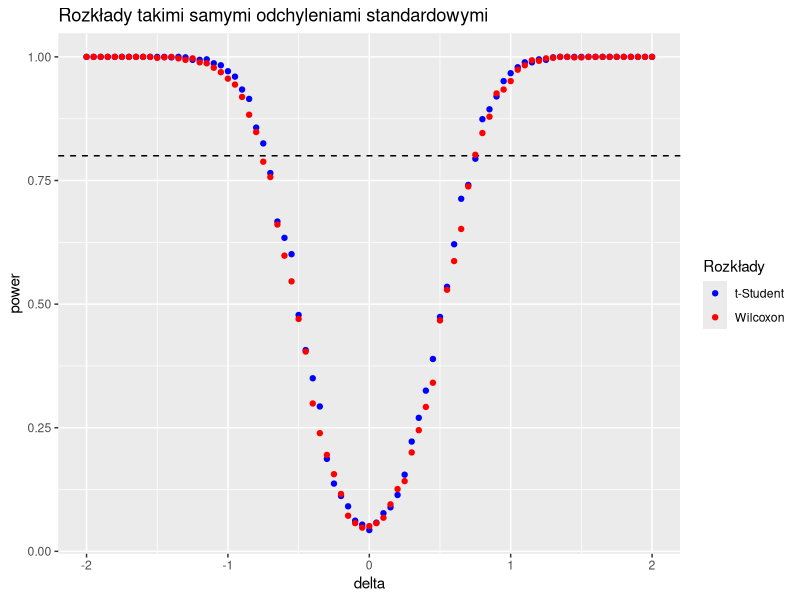
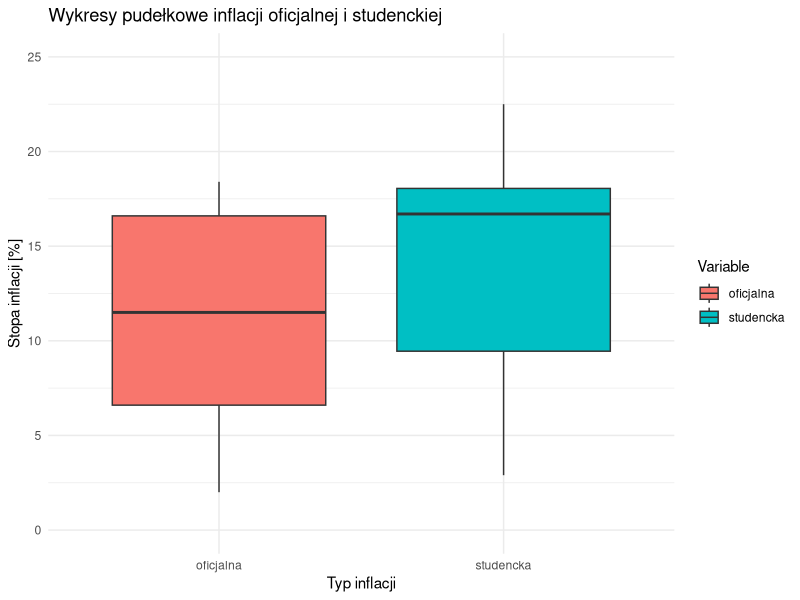
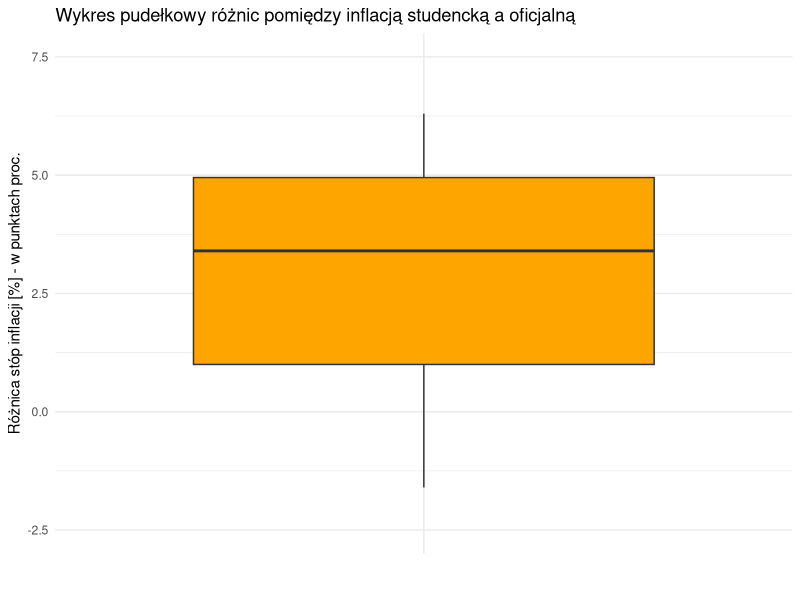
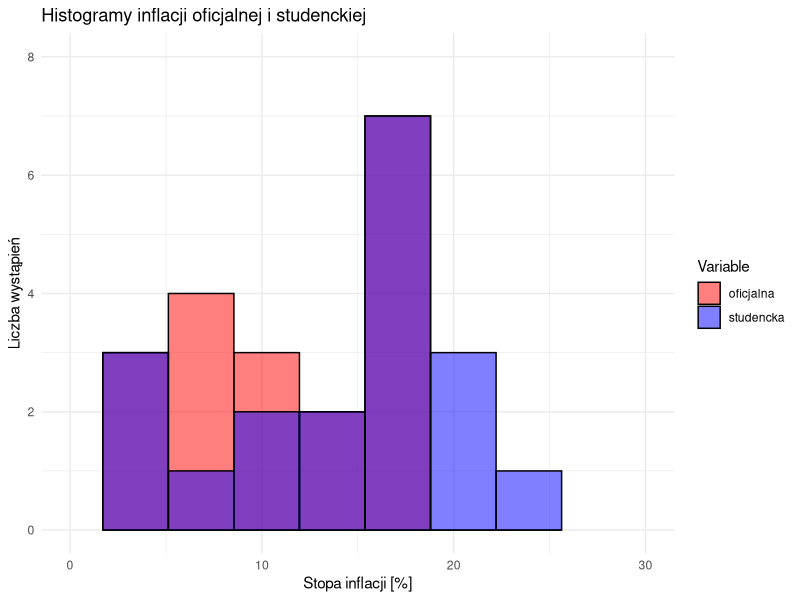
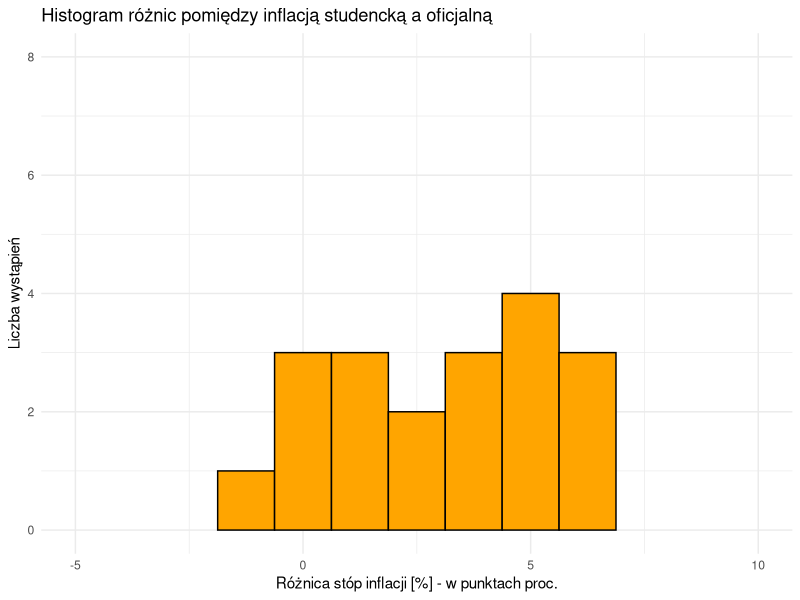
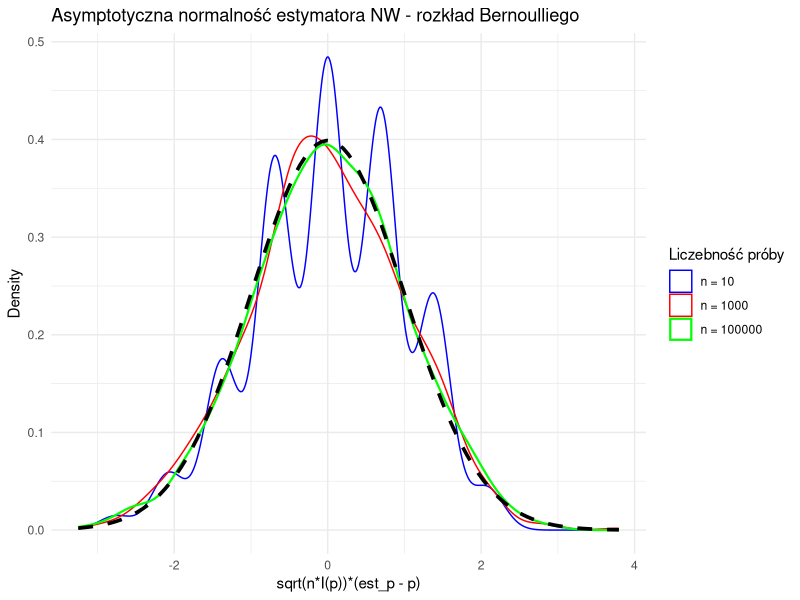

Recreate these plots in R, in order.
### Jakub Śliwa (335209), Jakub Smela (310900)
### SAD - projekt cz. 2
### 2024L


# set working directory
my_wd = "/Users/jakubsliwa/Desktop/PW/2024L/SAD/projekt_2"
setwd(my_wd)

# load packages
library(ggplot2)
library(tidyverse)
library(rstatix)


#####################
##### Zadanie 1 #####
#####################

# parametry uruchomienia programu
n = 30
deltas = seq(-2, 2, by = 0.05)
sig1 = 1
sig2 = 1
sims = 1000
powersT = list()
powersW = list()
alpha = 0.05
power_threshold = 0.8

# funkcja wykonująca symulacje i zwracająca moce testu t-Studenta dla danych delta
test_norms <- function(delta, sig1, sig2, n,sims, alpha){
  test_results = replicate(sims, {
    nums_1 = rnorm(n, 0, sd=sig1)
    nums_2 = rnorm(n, delta, sd=sig2)
    t.test(nums_1, nums_2)$p.value
  })
  return(mean(test_results < alpha))
}

# funkcja wykonująca symulacje i zwracająca moce testu Wilcoxona dla danych delta
test_results = list()
test_wilcoxon <- function(delta, sig1, sig2, n,sims, alpha){
  test_results = replicate(sims, {
    nums_1 = rnorm(n, 0, sd=sig1)
    nums_2 = rnorm(n, delta, sd=sig2)
    wilcox.test(nums_1, nums_2)$p.value
  })
  return(mean(test_results < alpha))
}


# wykonywawnie symaulacji dla każdej wartości delta
for (i in 1:(length(deltas))){
  powersT <- append(powersT, test_norms(deltas[i], sig1, sig2, n, sims, alpha))
  powersW <- append(powersW, test_wilcoxon(deltas[i], sig1, sig2, n, sims, alpha))
}

# konwersja wyników na data frame
deltas <- as.list(deltas)
resultT = data.frame(delta = as.numeric(deltas), power = as.numeric(powersT))
resultW = data.frame(delta = as.numeric(deltas), power = as.numeric(powersW))

# rysowanie wykresu
ggplot() + 
  geom_hline(yintercept = 0.8, linetype = "dashed", color = "black") +
  geom_point(data = resultT, aes(x = delta, y = power, color = "t-Student")) +
  geom_point(data = resultW, aes(x = delta, y = power, color = "Wilcoxon")) +
  scale_color_manual(name = "Rozkłady", values = c("t-Student" = "blue", "Wilcoxon" = "red")) +
  labs(title = "Rozkłady takimi samymi odchyleniami standardowymi") 


# wyszuiwanie minimalnej delty dla której moc testu jest większa niż 0.8
min_deltaT <- min(abs(resultT$delta[resultT$power >= power_threshold]))
min_deltaW <- min(abs(resultW$delta[resultW$power >= power_threshold]))


#####################
##### Zadanie 2 #####
#####################

# Wczytanie danych o inflacji studenckiej i wlasnej z poprzedniego projektu
inflations_df = read.csv("inflations.csv", header=TRUE, sep = ",", dec = ".")

# wyodrebnienie danych o studenckiej inflacji (X) oraz inflacji oficjalnej (Y) do wektorow
X = inflations_df$b_inflation_rate[13:31]
Y = inflations_df$inflation_rate[13:31]

# stworzenie nowego df, zawierającego jedynie potrzebne dane
df = data.frame(
  studencka = X,
  oficjalna = Y
)

# zmiana ksztaltu danych na potrzeby wizualizacji
inflations_long_df <- df %>%
  pivot_longer(cols = c(studencka, oficjalna), names_to = "Variable", values_to = "Value")

# (a) narysowanie wykresow pudelkowych
ggplot(inflations_long_df, aes(x = Variable, y = Value, fill = Variable)) +
  coord_cartesian(ylim = c(0, 25)) +
  geom_boxplot() +
  labs(title = "Wykresy pudełkowe inflacji oficjalnej i studenckiej", x = "Typ inflacji", y = "Stopa inflacji [%]") +
  theme_minimal()

# wyznaczenie roznic inflacji studenckiej i oficjalnej: X - Y
df["delta"] = X - Y

# (b) narysowanie wykresu pudelkowego roznic X - Y
ggplot(df, aes(x = "", y = delta)) +
  coord_cartesian(ylim = c(-2.5, 7.5)) +
  geom_boxplot(fill = "orange") +
  labs(title = "Wykres pudełkowy różnic pomiędzy inflacją studencką a oficjalną", x = "", y = "Różnica stóp inflacji [%] - w punktach proc.") +
  theme_minimal()

# narysowanie histogramow X oraz Y
ggplot(inflations_long_df, aes(x = Value, fill = Variable)) +
  coord_cartesian(xlim = c(0, 30), ylim = c(0, 8)) +
  geom_histogram(alpha = 0.5, position = "identity", bins = 7, color = "black") +
  labs(title = "Histogramy inflacji oficjalnej i studenckiej", x = "Stopa inflacji [%]", y = "Liczba wystąpień") +
  scale_fill_manual(values = c("studencka" = "blue", "oficjalna" = "red")) +
  theme_minimal()

# narysowanie histogramu X - Y
ggplot(df, aes(x = delta)) +
  coord_cartesian(xlim = c(-5, 10), ylim = c(0, 8)) +
  geom_histogram(binwidth = 1.25, fill = "orange", color = "black") +
  labs(title = "Histogram różnic pomiędzy inflacją studencką a oficjalną", x = "Różnica stóp inflacji [%] - w punktach proc.", y = "Liczba wystąpień") +
  theme_minimal()

# przeprowadzenie testu Wilcoxona (dla par)
wilcox.test(X, Y, paired=TRUE, alternative="greater")


#####################
##### Zadanie 3 #####
#####################

# ziarno dla powtarzalnosci eksperymentow
set.seed(100)

# zdefiniowanie parametrow
number_of_estimations = 1000
sample_sizes = c(10, 1000, 100000)
p = 0.7

# zdefiniowanie funkcji do przeprowadzania pojedynczego eksperymentu
perform_estimation = function(num_est, sample_size, p) {
  est_p = numeric(num_est)
  for (i in 1:num_est) {
    bern_sample = rbinom(sample_size, 1, p)
    est_p[i] = mean(bern_sample)
  }
  return(est_p)
}

# zdefiniowanie funkcji do przeprowadzenia szeregu eksperymentow
run_experiments = function(num_est, sample_sizes, p) {
  res_p = list()
  for (i in 1:length(sample_sizes)) {
    res_exper = perform_estimation(num_est, sample_sizes[[i]], p)
    res_p[[i]] = res_exper
  }
  return(res_p)
}


# wywolanie przeprowadzenia eksperymentow oraz podzielenie wynikow na poszczegolne estymatory
result = run_experiments(number_of_estimations, sample_sizes, p)

# rozklad bernoulliego - normalizacja wartosci
bern_mtx = matrix(result)

bern_1 = bern_mtx[1,][[1]]
bern_2 = bern_mtx[2,][[1]]
bern_3 = bern_mtx[3,][[1]]

fisher_info_p = 1 / (p * (1 - p))

bern_1_trans = sqrt(sample_sizes[1] * fisher_info_p) * (bern_1 - p)
bern_2_trans = sqrt(sample_sizes[2] * fisher_info_p) * (bern_2 - p)
bern_3_trans = sqrt(sample_sizes[3] * fisher_info_p) * (bern_3 - p)

# rozklad bernoulliego - prezentacja wyników
df_bern = data.frame(
  n_1 = bern_1_trans,
  n_2 = bern_2_trans,
  n_3 = bern_3_trans
)

ggplot() +
  geom_density(data = df_bern, aes(x = n_1, color = "n = 10")) +
  geom_density(data = df_bern, aes(x = n_2, color = "n = 1000")) +
  geom_density(data = df_bern, aes(x = n_3, color = "n = 100000"), size=0.75) +
  stat_function(fun = dnorm, args = list(mean = 0, sd = 1), color = "black", linetype = "dashed", size=1.25) +
  labs(title = "Asymptotyczna normalność estymatora NW - rozkład Bernoulliego", x = "sqrt(n*I(p))*(est_p - p)", y = "Density", color = "Liczebność próby") +
  scale_color_manual(values = c("n = 10" = "blue", "n = 1000" = "red", "n = 100000" = "green", "Standard Normal" = "black")) +
  theme_minimal() +
  theme(legend.position = "right")
